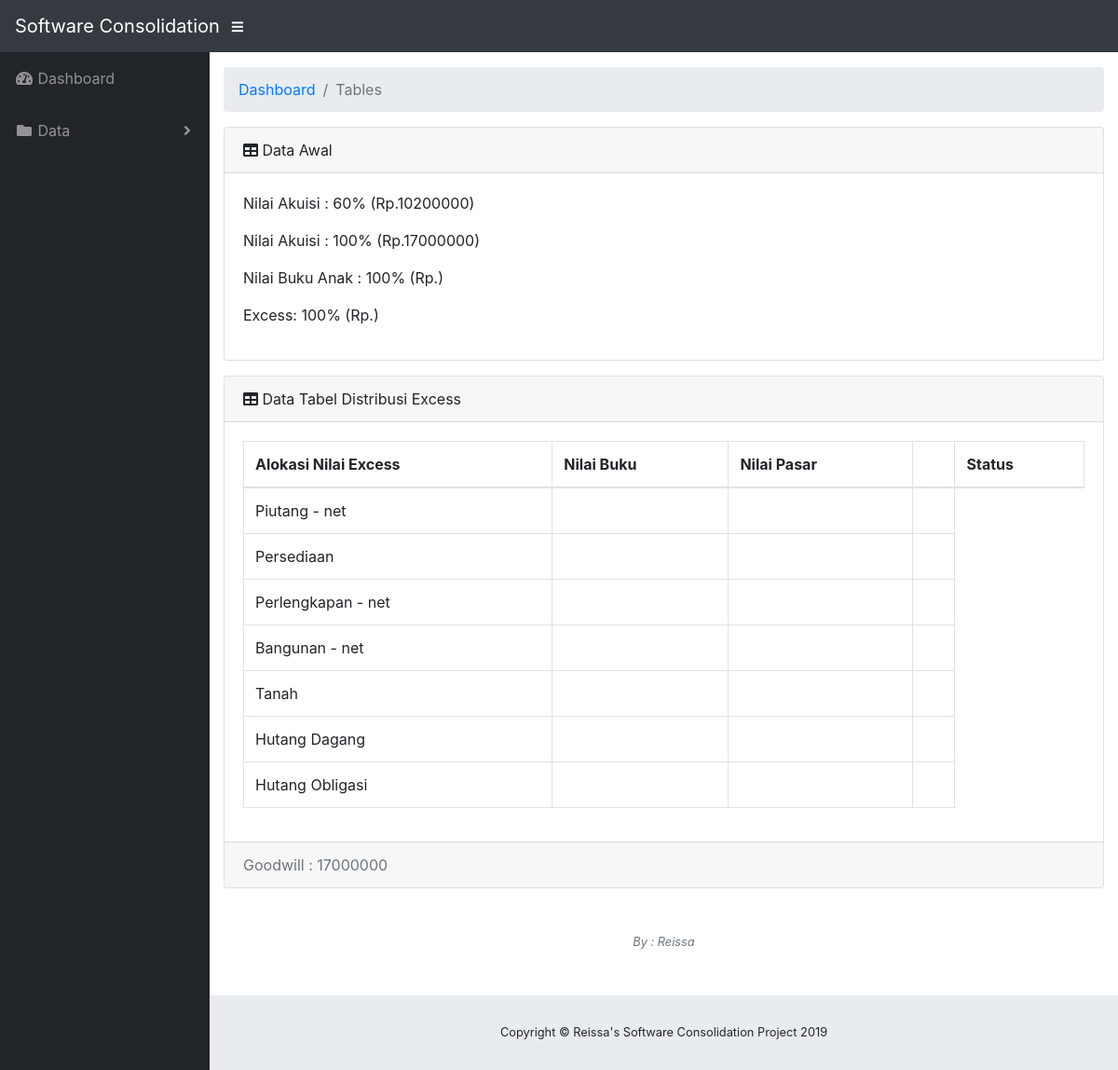
The page /index.php/home/distribusi_excess on the database as committed earlier.
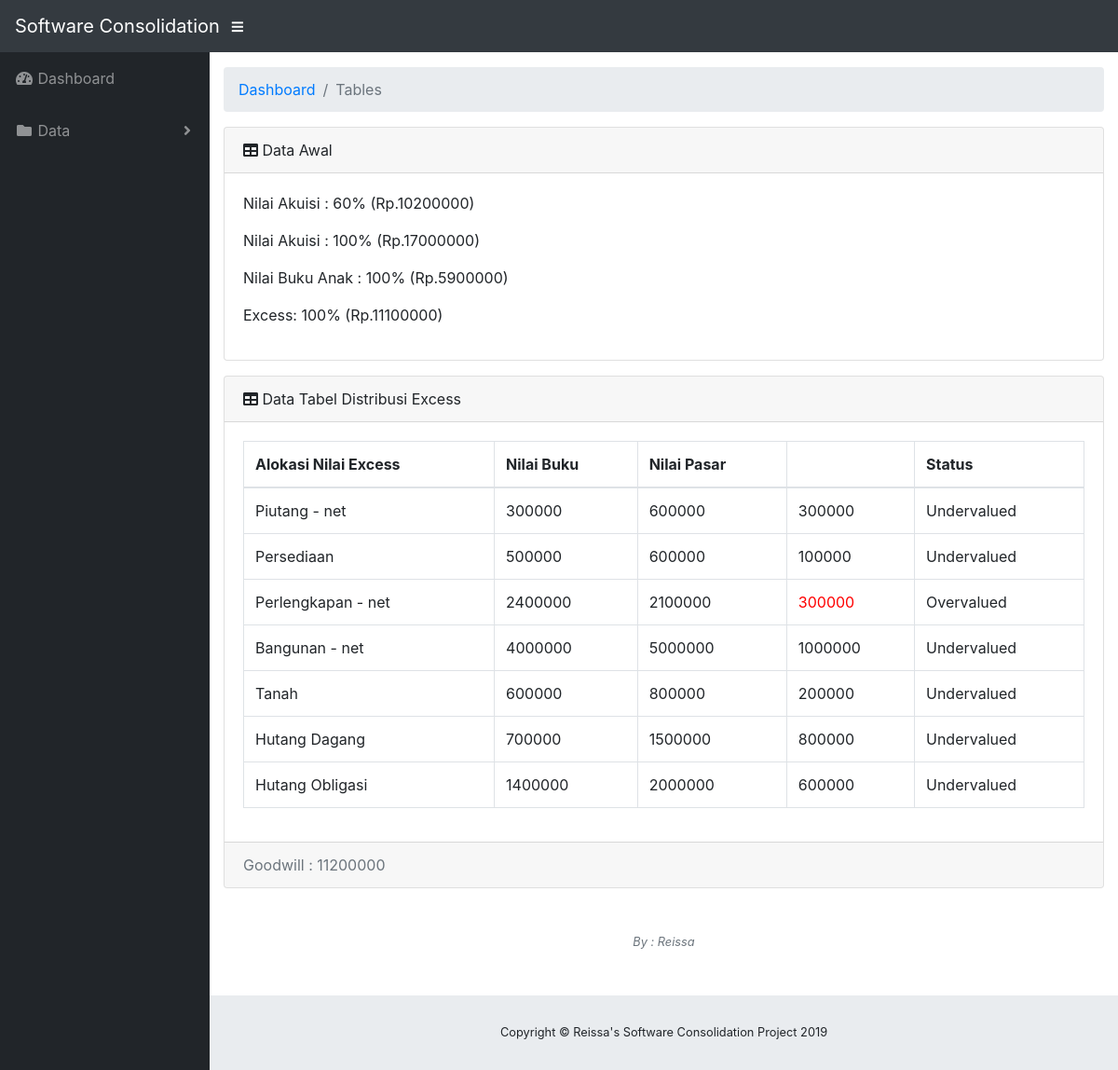
The same page on the database as committed later.
### tables this page shows
CREATE TABLE `akuisisi` (
  `id_akuisisi` int(11) NOT NULL,
  `pt_induk` varchar(50) NOT NULL,
  `pt_anak` varchar(50) NOT NULL,
  `tgl_akuisisi` date NOT NULL,
  `persen_akuisisi` double NOT NULL,
  `kas_metode` double NOT NULL,
  `lembar_saham` double NOT NULL,
  `nilai_par` double NOT NULL,
  `nilai_pasar` double NOT NULL,
  `beban_invest` double NOT NULL,
  `agio_saham` double NOT NULL
);

CREATE TABLE `neraca1` (
  `id_neraca1` int(11) NOT NULL,
  `id_akuisisi` int(11) NOT NULL,
  `tipe_pt` varchar(50) NOT NULL,
  `tipe_nilai` varchar(100) NOT NULL,
  `kas_n1` double NOT NULL,
  `piutang_n1` double NOT NULL,
  `persediaan_n1` double NOT NULL,
  `perlengkapan_n1` double NOT NULL,
  `bangunan_n1` double NOT NULL,
  `tanah_n1` double NOT NULL,
  `hutang_dagang_n1` double NOT NULL,
  `hutang_obligasi_n1` double NOT NULL,
  `saham_n1` double NOT NULL,
  `agio_saham_n1` double NOT NULL,
  `laba_ditahan_n1` double NOT NULL
);

### application/controllers/Home.php (called while the page is built, shortened)
<?php
class Home extends CI_Controller {
public function __construct()
{
	$this->load->model('Show_model');
	$this->Show_model->setIDAkuisisi();
}
	public function distribusi_excess()
	{
		$id = $this->session->userdata('id_akuisisi');
		$data = [
			'd_ak' => $this->Show_model->GetData(array('id_akuisisi' => $id),'akuisisi'),
			'nb_anak' => $this->Show_model->GetData(array('id_akuisisi' => $id,'tipe_pt' => 'pt_anak','tipe_nilai'=>'nilai_buku'),'neraca1'),
			'np_anak' => $this->Show_model->GetData(array('id_akuisisi' => $id,'tipe_pt' => 'pt_anak','tipe_nilai'=>'nilai_pasar'),'neraca1'),
			'main_view'=>'distribusiexcess'
		];
		$this->load->view('template', $data);
	}
}

### index.php (called while the page is built, shortened)
<?php
require_once BASEPATH.'core/CodeIgniter.php';

### application/models/Show_model.php (called while the page is built, shortened)
<?php
class Show_model extends CI_Model {
    public function GetData($where, $table)
    {
      if($where == ''){
      return $this->db->get($table)->row();
      } else{
      return $this->db->where($where)->get($table)->row();
      }
    }
}

### application/views/distribusiexcess.php (the view, shortened to what the changed rows need)
    <div id="content-wrapper">
      <div class="container-fluid">
        <div class="card mb-3">
          <div class="card-body">
            <p>Nilai Akuisi : <?php if(!empty($d_ak->persen_akuisisi)){ echo $d_ak->persen_akuisisi.'%';} ?>   (Rp.<?php if(!empty($d_ak->lembar_saham) && !empty($d_ak->nilai_par) && !empty($d_ak->nilai_pasar) && !empty($d_ak->kas_metode)){ echo $d_ak->kas_metode+($d_ak->lembar_saham * $d_ak->nilai_par)+($d_ak->lembar_saham * ($d_ak->nilai_pasar - $d_ak->nilai_par));} ?>)</p>
            <p>Nilai Akuisi : 100%   (Rp.<?php if(!empty($d_ak->lembar_saham) && !empty($d_ak->nilai_par) && !empty($d_ak->nilai_pasar) && !empty($d_ak->kas_metode) && !empty($d_ak->persen_akuisisi)){ echo ($d_ak->kas_metode+($d_ak->lembar_saham * $d_ak->nilai_par)+($d_ak->lembar_saham * ($d_ak->nilai_pasar - $d_ak->nilai_par))) /  $d_ak->persen_akuisisi * 100;} ?>)</p>
            <p>Nilai Buku Anak : 100%   (Rp.<?php if(!empty($nb_anak->saham_n1) && !empty($nb_anak->agio_saham_n1) && !empty($nb_anak->laba_ditahan_n1)) { echo $nb_anak->saham_n1 + $nb_anak->agio_saham_n1 + $nb_anak->laba_ditahan_n1;} ?>)</p>
            <p>Excess: 100%   (Rp.<?php if(!empty($d_ak->lembar_saham) && !empty($d_ak->nilai_par) && !empty($d_ak->nilai_pasar) && !empty($d_ak->kas_metode) && !empty($d_ak->persen_akuisisi) && !empty($nb_anak->saham_n1) && !empty($nb_anak->agio_saham_n1) && !empty($nb_anak->laba_ditahan_n1)){ echo (($d_ak->kas_metode+($d_ak->lembar_saham * $d_ak->nilai_par)+($d_ak->lembar_saham * ($d_ak->nilai_pasar - $d_ak->nilai_par))) /  $d_ak->persen_akuisisi * 100) - ($nb_anak->saham_n1 + $nb_anak->agio_saham_n1 + $nb_anak->laba_ditahan_n1);} ?>)</p>
          </div>
        </div>
        <div class="card mb-3">
          <div class="card-header">
            <i class="fas fa-table"></i>
            Data Tabel Distribusi Excess</div>
          <div class="card-body">
            <div class="table-responsive">
              <table class="table table-bordered" width="100%" cellspacing="0">
                <thead>
                  <tr>
                    <th>Alokasi Nilai Excess</th>
                    <th>Nilai Buku</th>
                    <th>Nilai Pasar</th>
                    <th></th>
                    <th>Status</th>
                  </tr>
                </thead>
                <tbody>
                  <?php $total_pengurangan = 0.0; ?>
                  <tr>
                    <td>Piutang - net</td>
                    <td><?php if(!empty($nb_anak->piutang_n1)){ echo $nb_anak->piutang_n1;} ?></td>
                    <td><?php if(!empty($np_anak->piutang_n1)){ echo $np_anak->piutang_n1;} ?></td>
                    <?php if(!empty($np_anak->piutang_n1) && !empty($nb_anak->piutang_n1)){
                      $kurang = $np_anak->piutang_n1 - $nb_anak->piutang_n1;
                      if($kurang < 0){
                        echo '<td style="color:red">'.(-1*$kurang).'</td>';
                      } else{
                        echo '<td>'.$kurang.'</td>';
                      }
                        $total_pengurangan += $kurang;
                    } ?>
                    <td>
                      <?php if(!empty($np_anak->piutang_n1) && !empty($nb_anak->piutang_n1)){
                        if($kurang < 0){
                          echo 'Overvalued';
                        } else{
                          echo 'Undervalued';
                        }
                      } ?>
                    </td>
                  </tr>
                  <tr>
                    <td>Persediaan</td>
                    <td><?php if(!empty($nb_anak->persediaan_n1)){ echo $nb_anak->persediaan_n1;} ?></td>
                    <td><?php if(!empty($np_anak->persediaan_n1)){ echo $np_anak->persediaan_n1;} ?></td>
                    <?php if(!empty($np_anak->persediaan_n1) && !empty($nb_anak->persediaan_n1)){
                      $kurang = $np_anak->persediaan_n1 - $nb_anak->persediaan_n1;
                      if($kurang < 0){
                        echo '<td style="color:red">'.(-1*$kurang).'</td>';
                      } else{
                        echo '<td>'.$kurang.'</td>';
                      }
                      $total_pengurangan += $kurang;
                    } ?>
                    <td>
                      <?php if(!empty($np_anak->persediaan_n1) && !empty($nb_anak->persediaan_n1)){
                        if($kurang < 0){
                          echo 'Overvalued';
                        } else{
                          echo 'Undervalued';
                        }
                      } ?>
                    </td>
                  </tr>
                  <tr>
                    <td>Perlengkapan - net</td>
                    <td><?php if(!empty($nb_anak->perlengkapan_n1)){ echo $nb_anak->perlengkapan_n1;} ?></td>
                    <td><?php if(!empty($np_anak->perlengkapan_n1)){ echo $np_anak->perlengkapan_n1;} ?></td>
                    <?php if(!empty($np_anak->perlengkapan_n1) && !empty($nb_anak->perlengkapan_n1)){
                      $kurang = $np_anak->perlengkapan_n1 - $nb_anak->perlengkapan_n1;
                      if($kurang < 0){
                        echo '<td style="color:red">'.(-1*$kurang).'</td>';
                      } else{
                        echo '<td>'.$kurang.'</td>';
                      }
                      $total_pengurangan += $kurang;
                    } ?>
                    <td>
                      <?php if(!empty($np_anak->perlengkapan_n1) && !empty($nb_anak->perlengkapan_n1)){
                        if($kurang < 0){
                          echo 'Overvalued';
                        } else{
                          echo 'Undervalued';
                        }
                      } ?>
                    </td>
                  </tr>
                  <tr>
                    <td>Bangunan - net</td>
                    <td><?php if(!empty($nb_anak->bangunan_n1)){ echo $nb_anak->bangunan_n1;} ?></td>
                    <td><?php if(!empty($np_anak->bangunan_n1)){ echo $np_anak->bangunan_n1;} ?></td>
                    <?php if(!empty($np_anak->bangunan_n1) && !empty($nb_anak->bangunan_n1)){
                      $kurang = $np_anak->bangunan_n1 - $nb_anak->bangunan_n1;
                      if($kurang < 0){
                        echo '<td style="color:red">'.(-1*$kurang).'</td>';
                      } else{
                        echo '<td>'.$kurang.'</td>';
                      }
                      $total_pengurangan += $kurang;
                    } ?>
                    <td>
                      <?php if(!empty($np_anak->bangunan_n1) && !empty($nb_anak->bangunan_n1)){
                        if($kurang < 0){
                          echo 'Overvalued';
                        } else{
                          echo 'Undervalued';
                        }
                      } ?>
                    </td>
                  </tr>
                  <tr>
                    <td>Tanah</td>
                    <td><?php if(!empty($nb_anak->tanah_n1)){ echo $nb_anak->tanah_n1;} ?></td>
                    <td><?php if(!empty($np_anak->tanah_n1)){ echo $np_anak->tanah_n1;} ?></td>
                    <?php if(!empty($np_anak->tanah_n1) && !empty($nb_anak->tanah_n1)){
                      $kurang = $np_anak->tanah_n1 - $nb_anak->tanah_n1;
                      if($kurang < 0){
                        echo '<td style="color:red">'.(-1*$kurang).'</td>';
                      } else{
                        echo '<td>'.$kurang.'</td>';
                      }
                      $total_pengurangan += $kurang;
                    } ?>
                    <td>
                      <?php if(!empty($np_anak->tanah_n1) && !empty($nb_anak->tanah_n1)){
                        if($kurang < 0){
                          echo 'Overvalued';
                        } else{
                          echo 'Undervalued';
                        }
                      } ?>
                    </td>
                  </tr>
                  <tr>
                    <td>Hutang Dagang</td>
                    <td><?php if(!empty($nb_anak->hutang_dagang_n1)){ echo $nb_anak->hutang_dagang_n1;} ?></td>
                    <td><?php if(!empty($np_anak->hutang_dagang_n1)){ echo $np_anak->hutang_dagang_n1;} ?></td>
                    <?php if(!empty($np_anak->hutang_dagang_n1) && !empty($nb_anak->hutang_dagang_n1)){
                      $kurang = $np_anak->hutang_dagang_n1 - $nb_anak->hutang_dagang_n1;
                      if($kurang < 0){
                        echo '<td style="color:red">'.(-1*$kurang).'</td>';
                      } else{
                        echo '<td>'.$kurang.'</td>';
                      }
                      $total_pengurangan -= $kurang;
                    } ?>
                    <td>
                      <?php if(!empty($np_anak->hutang_dagang_n1) && !empty($nb_anak->hutang_dagang_n1)){
                        if($kurang < 0){
                          echo 'Overvalued';
                        } else{
                          echo 'Undervalued';
                        }
                      } ?>
                    </td>
                  </tr>
                  <tr>
                    <td>Hutang Obligasi</td>
                    <td><?php if(!empty($nb_anak->hutang_obligasi_n1)){ echo $nb_anak->hutang_obligasi_n1;} ?></td>
                    <td><?php if(!empty($np_anak->hutang_obligasi_n1)){ echo $np_anak->hutang_obligasi_n1;} ?></td>
                    <?php if(!empty($np_anak->hutang_obligasi_n1) && !empty($nb_anak->hutang_obligasi_n1)){
                      $kurang = $np_anak->hutang_obligasi_n1 - $nb_anak->hutang_obligasi_n1;
                      if($kurang < 0){
                        echo '<td style="color:red">'.(-1*$kurang).'</td>';
                      } else{
                        echo '<td>'.$kurang.'</td>';
                      }
                      $total_pengurangan -= $kurang;
                    } ?>
                    <td>
                      <?php if(!empty($np_anak->hutang_obligasi_n1) && !empty($nb_anak->hutang_obligasi_n1)){
                        if($kurang < 0){
                          echo 'Overvalued';
                        } else{
                          echo 'Undervalued';
                        }
                      } ?>
                    </td>
                  </tr>
                </tbody>
              </table>
            </div>
          </div>
          <div class="card-footer text-muted">
            <?php
            $conclusion = ((($d_ak->kas_metode+($d_ak->lembar_saham * $d_ak->nilai_par)+($d_ak->lembar_saham * ($d_ak->nilai_pasar - $d_ak->nilai_par))) /  $d_ak->persen_akuisisi * 100) - ($nb_anak->saham_n1 + $nb_anak->agio_saham_n1 + $nb_anak->laba_ditahan_n1)) - $total_pengurangan;
          if($conclusion > 0){
            echo 'Goodwill : '.$conclusion;
          } else if($conclusion < 0){
            echo 'Gain From Bargain Purchase : '.$conclusion;
          } else{
            echo '- : '.$conclusion;
          }
             ?>
</div>
        </div>
      </div>

Rows that differ between the two databases and show on the page:
changed akuisisi: kas_metode+lembar_saham+nilai_par (not shown) → "11100000"; conclusion "17000000" → "11200000"
added neraca1: $nb_anak->saham_n1 + $nb_anak->agio_saham_n1 + $nb_anak->laba_ditahan_n1 "5900000", piutang_n1 "300000", persediaan_n1 "500000", perlengkapan_n1 "2400000", bangunan_n1 "4000000", tanah_n1 "600000", hutang_dagang_n1 "700000", hutang_obligasi_n1 "1400000"
added neraca1: piutang_n1 "600000", persediaan_n1 "600000", perlengkapan_n1 "2100000", bangunan_n1 "5000000", tanah_n1 "800000", hutang_dagang_n1 "1500000", hutang_obligasi_n1 "2000000"
Other text that changed with them:
$kurang: (not shown) → "300000"
$kurang: (not shown) → "100000"
$kurang: (not shown) → "1000000"
$kurang: (not shown) → "200000"
$kurang: (not shown) → "800000"
$kurang: (not shown) → "600000"
text now shown: "Undervalued Undervalued 300000 Overvalued Undervalued Undervalued Undervalued Undervalued"
